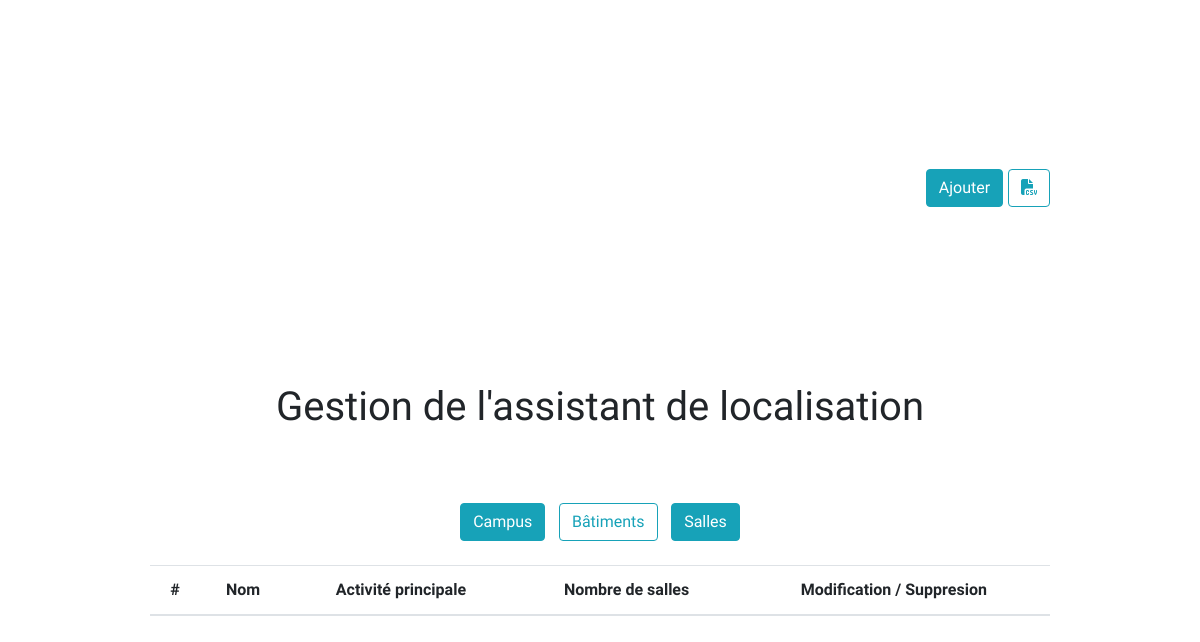
The app's page /, older data.
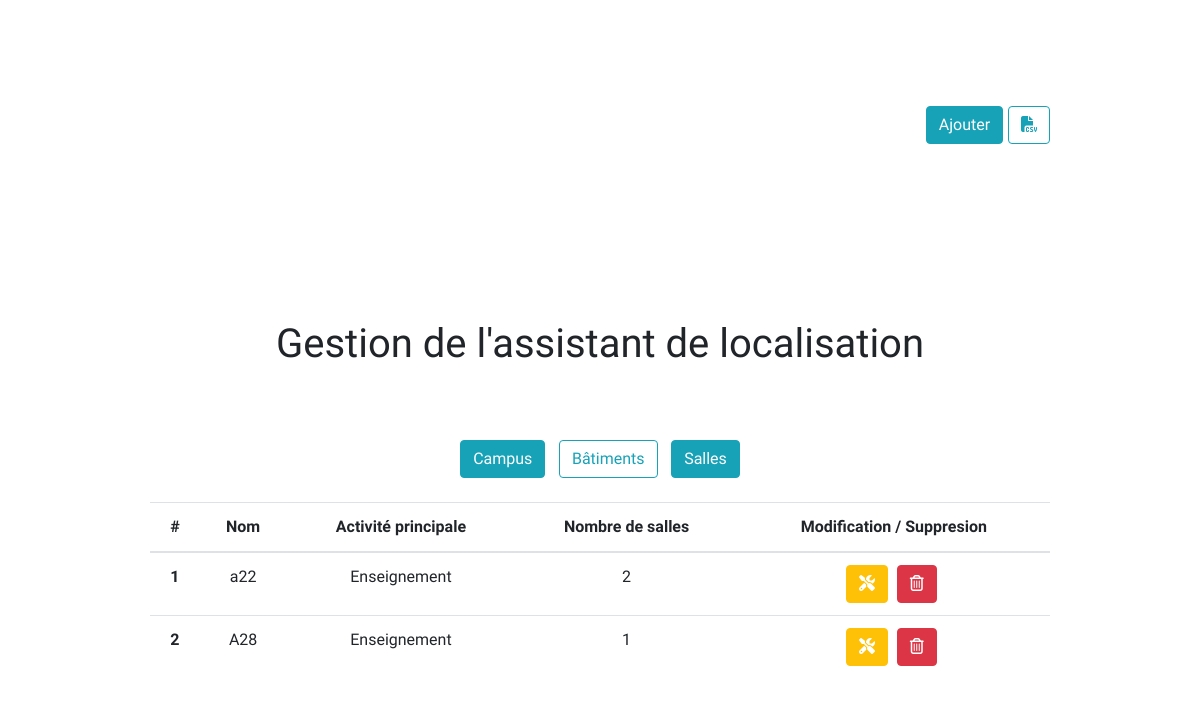
The same page, newer data.
### localisation/models.py (models this page shows)
class Building(models.Model):
    name = models.CharField(max_length = 255)
    main_activity = models.CharField(max_length = 255, default= "")
    address = models.CharField(max_length = 500, default= "")
    coordinates =  models.CharField(max_length = 500, default= "")
    id_campus = models.ForeignKey('Campus' ,on_delete=models.CASCADE, default=DEFAULT_ID)
    class Meta:
        db_table = 'Building'

### managementTool/views.py (the view)
# urls.py: path('' , views.index , name = 'index'),
def index(request):
    return render(request , 'index.html', displayInformations())

### managementTool/views.py (called while the page is built)
def displayInformations():
    buildings = Building.objects.all();
    for b in buildings :
        b.number = Room.objects.filter(id_building = b.id).count()
    campus =  Campus.objects.all();
    for c in campus :
        c.number = Building.objects.filter(id_campus = c.id).count()
    rooms = Room.objects.all();
    return {'buildings' : buildings, 'campus' : campus, 'rooms' : rooms}

### managementTool/templates/index.html (shortened to what this page needs)
{% extends 'layout.html' %}
{% block body %}
    <div class="content">
        <div class="add component">
            <button type="button" class="btn btn-info" onclick="popup()">Ajouter</button>
            <a href="/exportCSV" class="btn btn-outline-info file" ><i class="fas fa-file-csv"></i></a>
        </div>
        <div class="title">
            <h1>Gestion de l'assistant de localisation</h1>
        </div>
        <div class="component buttons">
          <button type="button" class="btn btn-info button-campus" onclick="displayTable('campus')">Campus</button>
          <button type="button" class="btn btn-outline-info button-building" onclick="displayTable('building')">Bâtiments</button>
          <button type="button" class="btn btn-info button-room" onclick="displayTable('room')">Salles</button>
        </div>
        <div class="display component">
          <table class="table building show">
              <thead>
                  <tr>
                      <th scope="col">#</th>
                      <th scope="col">Nom</th>
                      <th scope="col">Activité principale</th>
                      <th scope="col">Nombre de salles</th>
                      <th scope="col">Modification / Suppresion</th>
                  </tr>
              </thead>
              <tbody>
                {% for b in buildings %}
                <tr class="{{b.id}}">
                    <th scope="row">{{forloop.counter}}</th>
                    <td>{{b.name}}</td>
                    <td>{{b.main_activity}}</td>
                    <td>{{b.number}}</td>
                    <td>
                        <a href="{% url 'edit_building' b.id %}" class="btn btn-warning"><i class="fas fa-tools"></i></a>
                        <button type="submit" class="btn btn-danger" onclick="delete_item({{b.id}})"><i class="far fa-trash-alt"></i></button>
                    </td>
                </tr>
                {% endfor %}
              </tbody>
          </table>
        </div>
    </div>
{% endblock %}

Row changes from the older to the newer data that the page shows:
added Building: name "a22", main_activity "Enseignement", number "2"
added Building: name "A28", main_activity "Enseignement", number "1"
